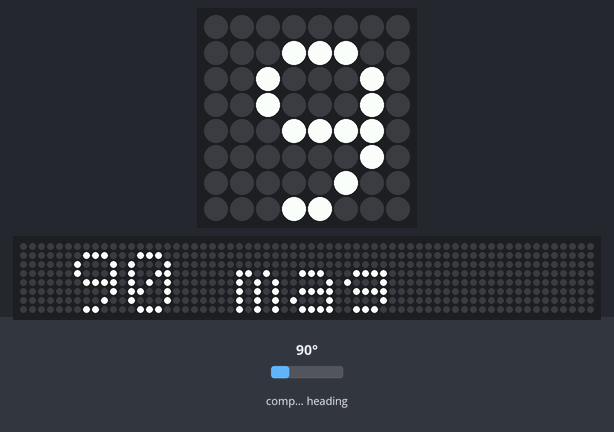
A program run on a simulated Raspberry Pi (BCM pin numbers) with a Sense HAT. On the bench: the Sense HAT's 8×8 RGB LED matrix, a strip that is not on the board, showing the scrolling text unrolled. Inputs (shaded band) come from the test bench; at power-on: compass heading 90°. The 64×8 strip is a reading aid, not a part: it shows the text the matrix is scrolling, unrolled, one strip-width of it at a time.

Above: at 2.28 s.
2.3 s: compass heading set to 7°
At 7.71 s:
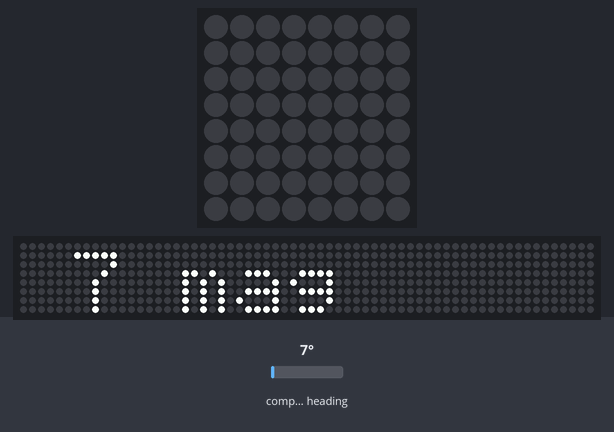
9.4 s: compass heading set to 90°
At 13.15 s:
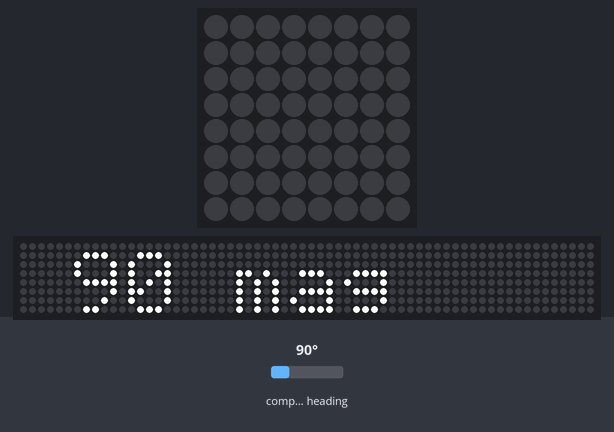
16.5 s: compass heading set to 180°
At 19.18 s:
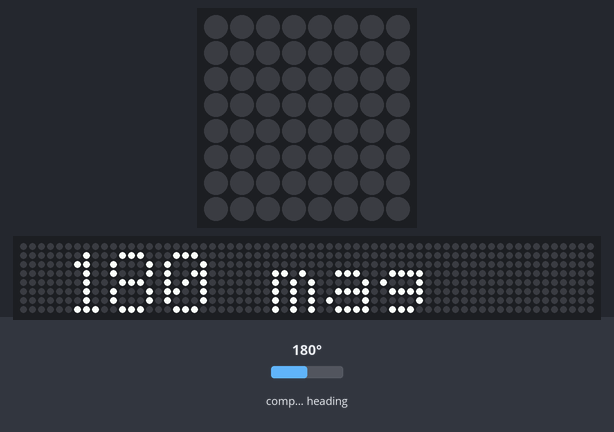

The program:

sense_repeat_mag.py
```python
from sense_hat import SenseHat

from time import sleep

import math

sense = SenseHat()

sense.clear(0, 0, 0,)

while True:
    sleep(1)
    sense.show_message(" %s mag" % (math.ceil((sense.get_compass)())))
```
